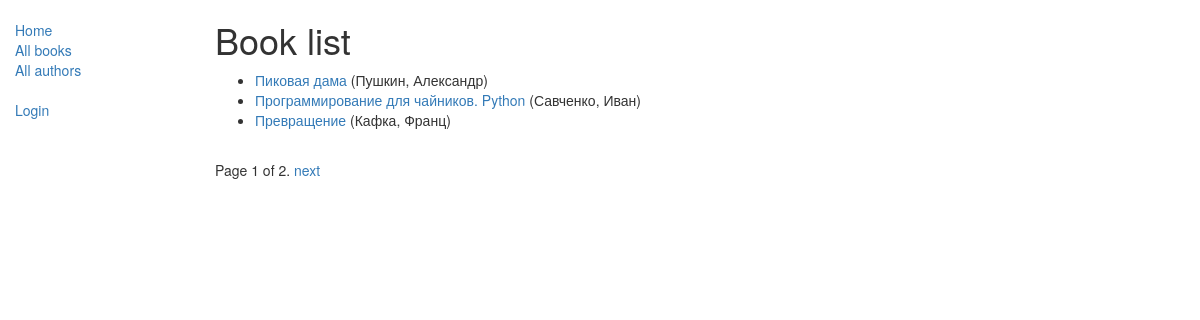
/catalog/books/, run on the app's committed database.
### catalog/models.py (models this page shows, shortened)
class Book(models.Model):
    title = models.CharField(max_length=200)
    author = models.ForeignKey('Author', on_delete=models.SET_NULL, null=True)
    summary = models.TextField(max_length=1000, help_text="Enter a brief description of the book")
    isbn = models.CharField('ISBN', max_length=13, help_text='13 Character <a href="https://www.isbn-international.org/'
                                                             'content/what-isbn">ISBn number</a>')
    genre = models.ManyToManyField(Genre, help_text="Select a genre for this book")
    language = models.ForeignKey('Language', on_delete=models.SET_NULL, null=True)
    def display_genre(self):
        return ', '.join([genre.name for genre in self.genre.all()[:3]])
    display_genre.short_description = 'Genre'
    def get_absolute_url(self):
        return reverse('book-detail', args=[str(self.id)])

class Author(models.Model):
    first_name = models.CharField(max_length=100)
    last_name = models.CharField(max_length=100)
    date_of_birth = models.DateField(null=True, blank=True)
    date_of_death = models.DateField('died', null=True, blank=True)
    def __str__(self):
        return '%s, %s' % (self.last_name, self.first_name)

### catalog/views.py (the view)
class BookListView(generic.ListView):
    model = Book
    paginate_by = 3

### catalog/templates/catalog/book_list.html
{% extends "base_generic.html" %}
{% block content %}
    <h1>Book list</h1>
    {% if book_list %}
    <ul>
        {% for book in book_list %}
        <li>
            <a href="{{ book.get_absolute_url }}">{{ book.title }}</a> ({{ book.author }})
        </li>
        {% endfor %}
    </ul>
    {% else %}
        <p>There are no books in the library.</p>
    {% endif %}
{% endblock %}

### data on the page
Book: title "Пиковая дама", author "Пушкин, Александр"
Book: title "Программирование для чайников. Python", author "Савченко, Иван"
Book: title "Превращение", author "Кафка, Франц"

### other printed values
{{ page_obj.number }} "1"
{{ page_obj.paginator.num_pages }} "2"
